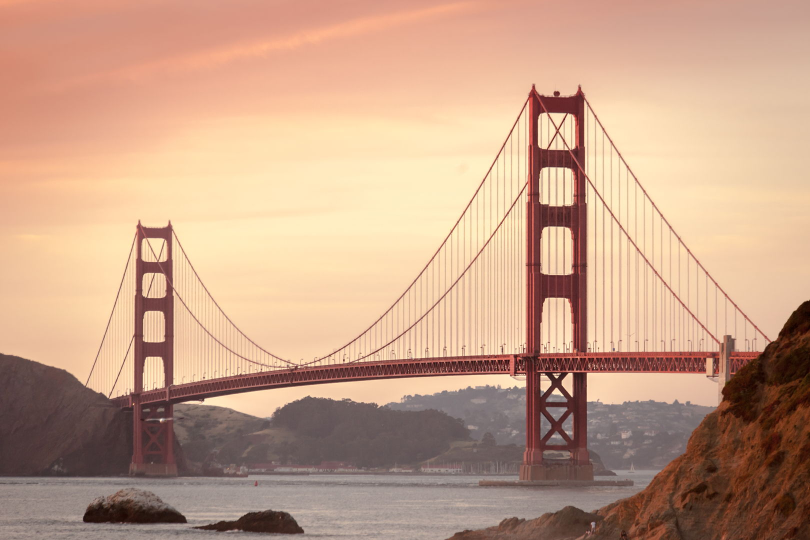
#> input picture pevs_web/2/img/1.jpg, 1620 x 1080 px (shown at 1/2 size)
$ python -i du5.py   (imports and definitions only)
#> lines starting #> are read from the running program, lines starting #| are printed output that depends on the picture
import math
from random import randint
from PIL import Image


class Turtle:
    # [5 lines left out: function __init__, not called in this run]

    def left(self, angle):
        self.heading -= angle

    def right(self, angle):
        self.heading += angle

    # [17 lines left out: functions forward, turn_to_turtle, not called in this run]

    def connect_turtles(self, turtle):
        self.lines.append((self.x, self.y, turtle.x, turtle.y))


# [58 lines left out: functions save, draw_svg_image1, draw_svg_image2, not called in this run]


def transform(image_path):
    """
    Filter spravi z obrazka ciernobiely a potom este prechod, kde prava strana ja tmavsia.
    Obrazok FI s tym vyzera celkom gut.
    """
#> called with image_path = '../pevs_web/2/img/1.jpg'
    im = Image.open(image_path).convert("RGB")
#> im is the input picture: PIL image 1620x1080 RGB; mean R, G, B 197.6, 160.5, 135.9
    imout = Image.new("RGB", im.size)
#> imout: PIL image 1620x1080 RGB; every value is 0

    for i in range(0, im.size[0]):
        for j in range(0, im.size[1]):
            pix = im.getpixel((i, j))
            npix = int((pix[0]+pix[1]+pix[2])/3)
            npix -= i//5
            imout.putpixel((i, j), (npix, npix, npix))
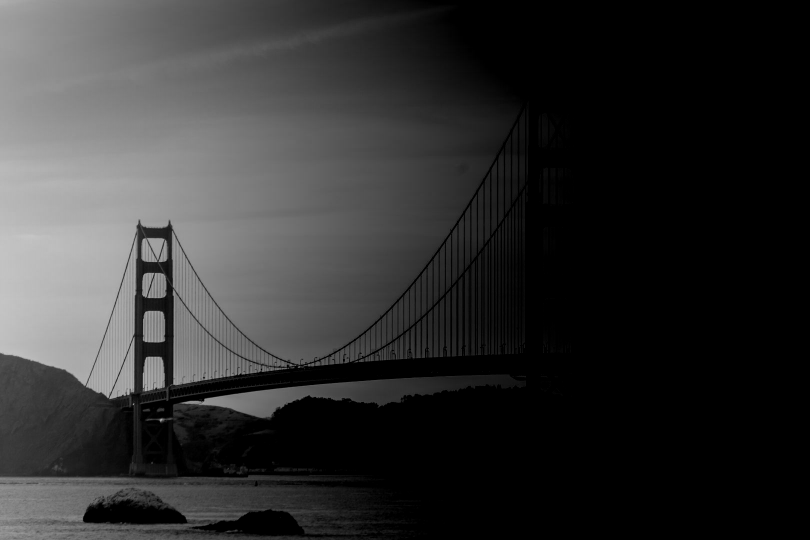
#> imout: PIL image 1620x1080 RGB (shown at 1/2 size); min 0, max 198, mean 48.5
    imout.save(image_path[:-4]+"_modified.png")


# [47 lines left out: function rhymes_with, not called in this run]

>>> result = transform('../pevs_web/2/img/1.jpg')

$ run again, on pevs_web/2/img/2.jpg
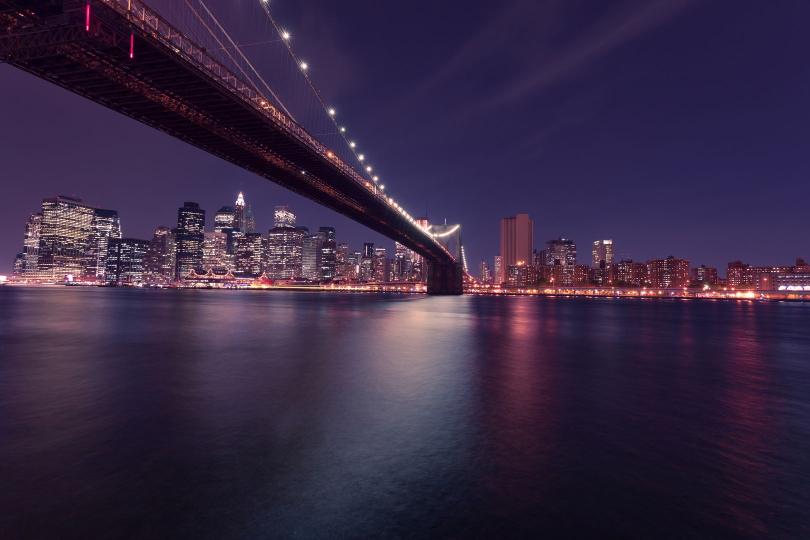
#> input picture pevs_web/2/img/2.jpg, 1620 x 1080 px (shown at 1/2 size)
#> in transform, im is the input picture: PIL image 1620x1080 RGB; mean R, G, B 55.5, 40.7, 67.9
#> after the loop in transform, `for i in range(0, im.size[0]):`:
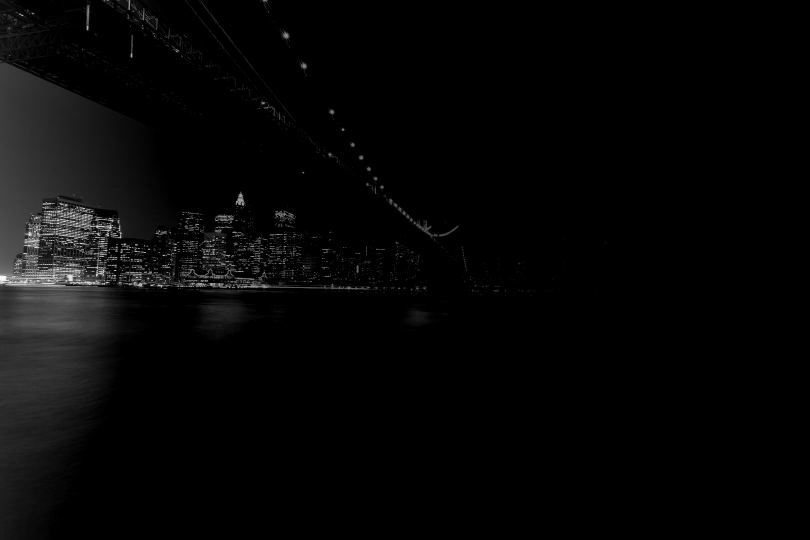
#> imout: PIL image 1620x1080 RGB (shown at 1/2 size); min 0, max 254, mean 6.5
